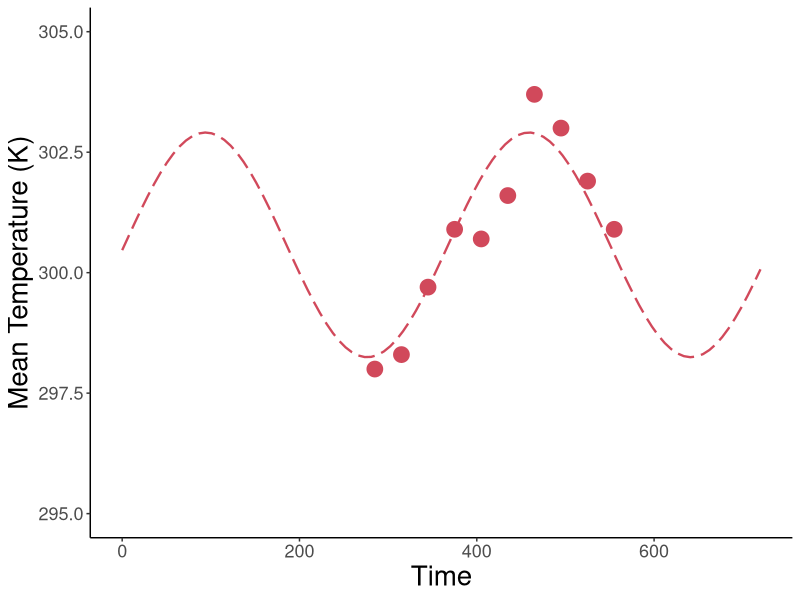

The R source for this figure:
#############################################################################
#### This R script fits sinusoidal functions to habitat temperature data ####
#############################################################################


# Load packages and set working directory
library(tidyr)
library(ggplot2)
library(dplyr)
library(tidyverse)
setwd(dirname(rstudioapi::getActiveDocumentContext()$path))

# Read data
read.data <- read_csv("Habitat temperatures.csv")
temp.data <- as.data.frame(read.data)

# Select an insect by removing # in front of name and placing # in front of other species
#sp.data <- subset(temp.data, Species == "Clavigralla shadabi")
#sp.data <- subset(temp.data, Species == "Clavigralla tomentosicollis Benin")
sp.data <- subset(temp.data, Species == "Clavigralla tomentosicollis Nigeria A")

# Remove columns that do not contain temperature data
sp.data <- sp.data[-1:-7]
rownames(sp.data) <- c("T_K")

# Make data table with time and mean monthly temperature
data <- matrix(nrow = length(sp.data), ncol = 1)
for(i in 1:length(data)) {data[i] <- 30*(i-1)+15} # mid-point of month
colnames(data) <- c("day")
data <- cbind(data, t(sp.data)) # mean monthly temperature data

# Remove blank cells
data <- data[rowSums(is.na(data)) == 0,]
data <- as.data.frame(data)

# Fit sinusoidal function to habitat temperature data
fit <- nls(T_K ~ meanT + amplT*sin(2*pi*(day + shiftT)/365), data = data,
           start = list(meanT = 293, amplT = 2, shiftT = 30))
summary(fit)

# Plot model data
ggplot(data, aes(x=day, y=T_K)) + 
  geom_point(size=5, color="#d1495b") +
  geom_function(fun = function(t) coef(fit)[1] + coef(fit)[2]*sin((2*pi*t + coef(fit)[3])/365),
                size=0.8, linetype="longdash", color="#d1495b") +
  labs(x="Time", y="Mean Temperature (K)") +
  scale_x_continuous(limits=c(0, 720)) +
  scale_y_continuous(limits=c(295, 305)) +
  theme(panel.grid.major = element_blank(), panel.grid.minor = element_blank(),
        panel.background = element_rect(fill="transparent"), plot.background = element_rect(fill="transparent"),
        axis.line = element_line(colour = "black"), legend.position = "none", 
        axis.text = element_text(size=13), axis.title = element_text(size=20))
